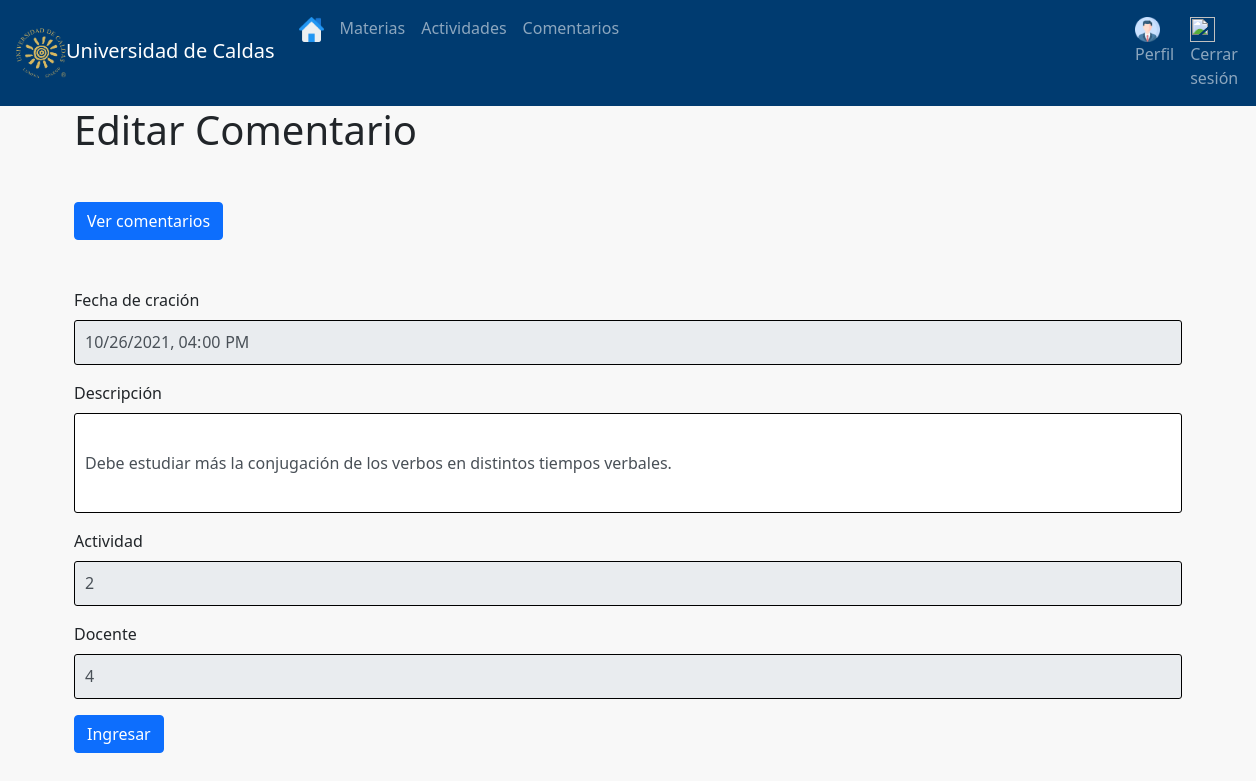
The page /Comentarios/Editar_comentario/2 (signed in) on the database its author committed.
### tables this page shows
CREATE TABLE Comentario (comentId INTEGER PRIMARY KEY AUTOINCREMENT NOT NULL, comentFecha DATETIME NOT NULL, comentDescripcion TEXT NOT NULL, idActividad INTEGER NOT NULL REFERENCES Actividad (actiId) ON DELETE CASCADE ON UPDATE CASCADE, idUsuario INTEGER NOT NULL REFERENCES Usuarios (id) ON DELETE CASCADE ON UPDATE CASCADE);

### app.py (the view)
@app.route('/Comentarios/Editar_comentario/<id_comment>',  methods = ['POST','GET'])
def getComentario(id_comment):
    if 'UserLogin' in session:
        UserSession = session['UserLogin']
        resultSet = db.get_user_db(UserSession)
        if len(resultSet) > 0:
            admin = 'Administrador'
            doc = 'Docente'
            estu = 'Estudiante'
            if admin == resultSet[6]:
                data = db.get_comentario_by_id(id_comment)
                return render_template('editarComentario.html',  comentario = data[0])
            elif doc == resultSet[6]:
                data = db.get_comentario_by_id(id_comment)
                return render_template('editarComentario.html',  comentario = data[0])
            elif estu == resultSet[6]:
                return redirect('/home')
            else:
                return render_template('/login.html')
        else:
            return render_template('/login.html')
    else:
        return redirect('/')

### db.py (called while the page is built)
def get_db():
    try:
        conn = sqlite3.connect(dbName)
        print('Conectada a BDD')
        return conn
    except Error:
        print(Error)

def get_user_db(userid):
    conn= get_db()
    cursor= conn.execute("select * from Usuarios where username='"+userid+"';")
    resultSet= cursor.fetchone()
    close_db(conn)
    return resultSet

def get_comentario_by_id(id_comment):
    conn = get_db()
    cursor = conn.execute("SELECT * FROM Comentario WHERE comentId = {}".format(id_comment))
    resultSet = list(cursor.fetchall())
    close_db(conn)
    return resultSet

### templates/editarComentario.html (shortened to what this page needs)
{% extends 'layout.html' %}
{% block body %}
<div class="container">
    <h1 class="mb-5">Editar Comentario</h1>
    <a href="/Comentarios" class="btn btn-primary mb-5">Ver comentarios</a>
    <form action="/Comentarios/Actualizar_comentario/{{ comentario.0 }}" method="POST">
        <div class="mb-3">
            <label for="fechaCreacionComment" class="form-label">Fecha de cración </label>
            <input type="datetime-local" class="form-control js-nombre" id="fechaCreacionComment" value="{{ comentario.1 }}" title="Ingrese la fecha de hoy" name="fechaCreacionComment" readonly>
        </div>
        <div class="mb-3">
            <label for="descripcionComment" class="form-label">Descripción </label>
            <input type="text" class="form-control" style="height: 100px" id="descripcionComment" value="{{ comentario.2 }}" title="Ingrese el comentario" name="descripcionComment">
        </div>
        <div class="mb-3">
            <label for="actividadComment" class="form-label">Actividad </label>
            <input type="number" class="form-control js-nombre" id="actividadComment" value="{{ comentario.3 }}" title="Ingrese el codigo de la actividad" name="actividadComment" readonly>
        </div>
        <div class="mb-3">
            <label for="docenteComment" class="form-label">Docente </label>
            <input type="number" class="form-control js-nombre" id="docenteComment" value="{{ comentario.4 }}" title="Ingrese el codigo del docente" name="docenteComment" readonly>
        </div>
        <input type="submit" class="btn btn-primary" value="Ingresar">
    </form>
</div>
{% endblock %}

### static/css/app.css (style rules this page uses)
body { background: #f8f8f8; }

### static/css/index.css (style rules this page uses)
* { box-sizing: border-box; }
.form-control { width: 100%; border: 1px solid black; border-radius: 3px; height: 45px; line-height: 45px; padding: 0 40px 0 10px; transition: .3s ease all; }

### rows shown on the page
Comentario: fechaCreacionComment "10/26/2021 16:00", descripcionComment "Debe estudiar más la conjugación de los verbos en distintos tiempos verbales.", actividadComment "2", docenteComment "4"
